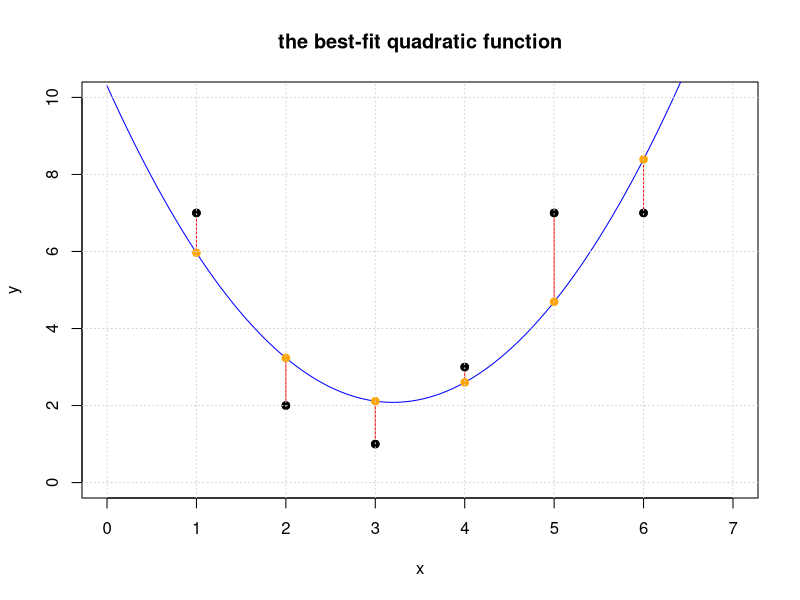
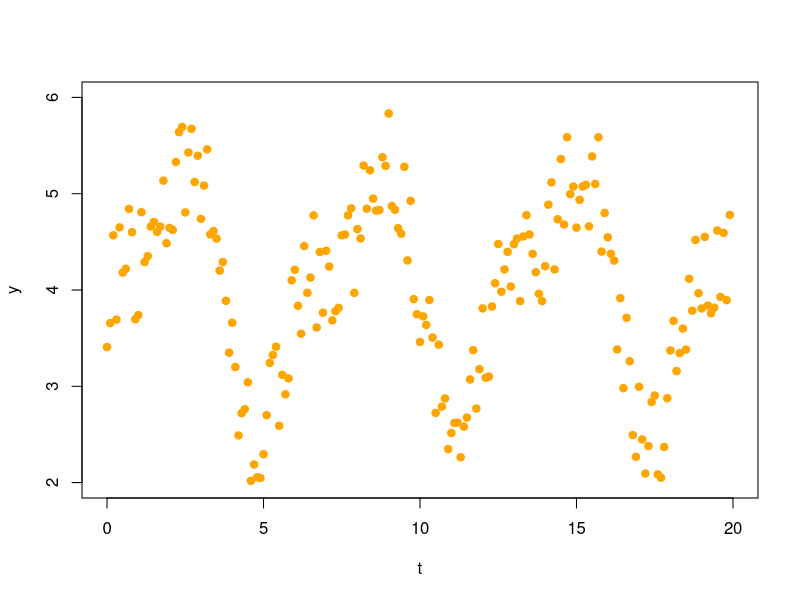
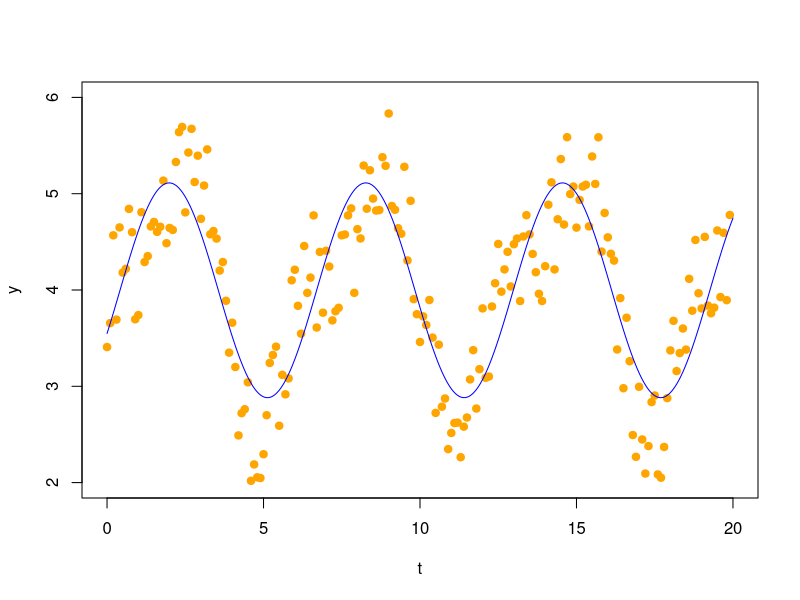
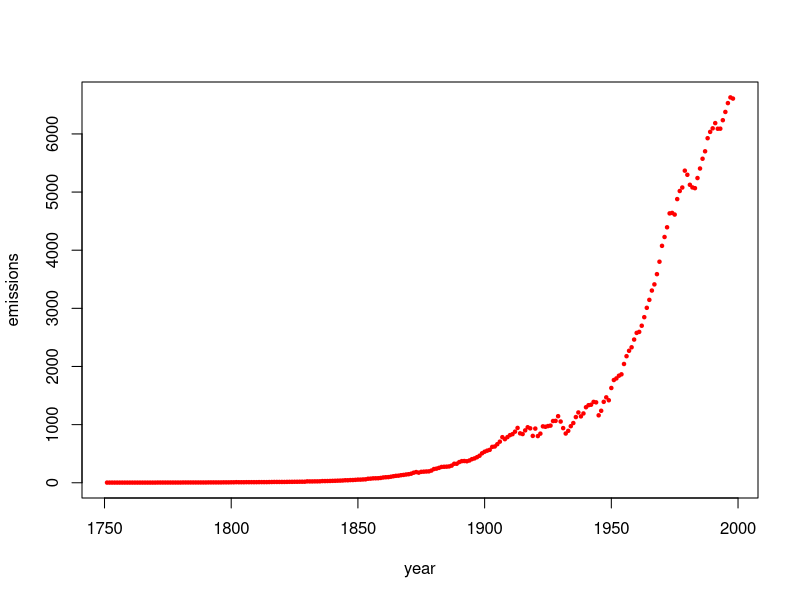
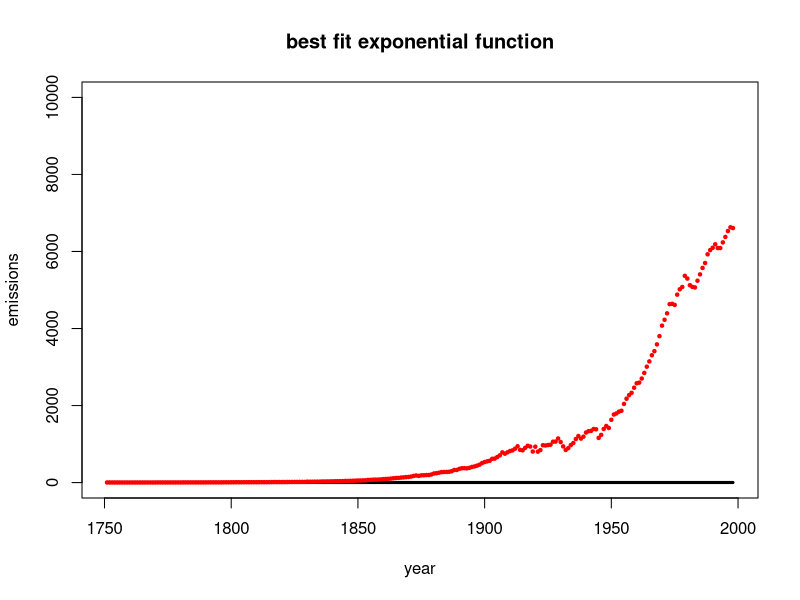

Recreate these plots in R, in order.
## ---- chunk 1
require(pracma)
## ---- chunk 2
(A = cbind(c(1,2,-1,-2),c(1,2,3,4),c(1,0,1,0)))
b = c(9,5,5,8)
## ---- chunk 3
x = c(1,2,3,4,5,6)
y = c(7,2,1,3,7,7)
(A = cbind(x^0,x,x^2))
xhat = solve(t(A)%*%A,t(A)%*%y)
yhat = A %*% xhat
r = y - yhat
t(r) %*% r
## ---- chunk 4
#plot the original set of points
plot(x,y,pch=19,xlim=c(0,7),ylim=c(0,10), main='the best-fit quadratic function')
# generate points for the fitted line and plot it
tt = seq(0,7,len=100)  
lines(tt,xhat[1]+xhat[2]*tt+xhat[3]*tt^2,col='blue')
# add the residuals to the plot
for (i in 1:length(x)) {
  lines(c(x[i],x[i]),c(y[i],yhat[i]), col='red')
}
#add yhat to the plot
points(x,yhat,pch=19,col='orange')
#put the original points back on the plot last so we can see them 
points(x,y,pch=19,col="black")
grid()
## ---- chunk 5
MPG=c(16.9,15.5,19.2,18.5,30,27.5,27.2,30.9,20.3,17,21.6,16.2,20.6,20.8,18.6,18.1,17,17.6,16.5,18.2,26.5,21.9,34.1,35.1,27.4,31.5,29.5,28.4,28.8,26.8,33.5,34.2,31.8,37.3,30.5,22,21.5,31.9)
lbs=c( 3967.6,3689.14,3280.55,3585.4,1961.05,2329.6,2093,2029.3,2575.3,2857.4,2543.45,3103.1,3075.8,2793.7,3294.2,3103.1,3494.4,3389.75,3599.05,3485.3,2352.35,2648.1,1797.25,1742.65,2429.7,1810.9,1942.85,2429.7,2361.45,2457,2325.96,2002,1838.2,1938.3,1992.9,2561.65,2366,1925)
HP= c(155,142,125,150,68,95,97,75,103,125,115,133,105,85,110,120,130,129,138,135,88,109,65,80,80,71,68,90,115,115,90,70,65,69,78,97,110,71)
Cyl=c(8,8,8,8,4,4,4,4,5,6,4,6,6,6,6,6,8,8,8,8,4,6,4,4,4,4,4,4,6,6,4,4,4,4,4,6,4,4)
Car = c("BuickEstateWagon", "FordCountrySquireWagon", "ChevyMalibuWagon", "ChryslerLeBaronWagon", "Chevette", "ToyotaCorona", "Datsun510", "DodgeOmni", "Audi5000", "Volvo240GL", "Saab99GLE", "Peugeot694SL", "BuickCenturySpecial", "MercuryZephyr", "DodgeAspen", "AMCConcordD/L", "ChevyCapriceClassic", "FordLTD", "MercuryGrandMarquis", "DodgeStRegis", "FordMustang4", "FordMustangGhia", "MazdaGLC", "DodgeColt", "AMCSpirit", "VWScirocco", "HondaAccordLX", "BuickSkylark", "ChevyCitation", "OldsOmega", "PontiacPhoenix", "PlymouthHorizon", "Datsun210", "FiatStrada", "VWDasher", "Datsun810", "BMW320i", "VWRabbit")
df = data.frame(cbind(lbs,HP,Cyl,MPG)) #Convert to data frame
rownames(df)=Car
df
## ---- chunk 6
 lm( MPG ~ lbs + HP + Cyl)
## ---- chunk 7
tons =  c(1.98, 1.84, 1.64, 1.79, 0.98, 1.16, 1.05, 1.01, 1.29, 1.43, 1.27, 1.55, 1.54, 1.40, 1.65, 1.55, 1.75, 1.69, 1.80, 1.74, 1.18, 1.32, 0.90, 0.87, 1.21, 0.91,0.97, 1.21, 1.18, 1.23, 1.16, 1.00, 0.92, 0.97, 1.00, 1.28, 1.18, 0.96)
## ---- chunk 8
t = xx = seq(0,19.9,.1)
y = c(3.407646, 3.656257, 4.567893, 3.692689, 4.650019, 4.180795, 4.220037, 4.842083, 4.600134, 3.695645, 3.739377,
4.807793, 4.290227, 4.351877, 4.659800, 4.706735, 4.603592, 4.657165, 5.135868, 4.486025, 4.644551, 4.624029,
5.329163, 5.639380, 5.693772, 4.806000, 5.427808, 5.673742, 5.121300, 5.394885, 4.739374, 5.084819, 5.460250,
4.578189, 4.612040, 4.534047, 4.201825, 4.290607, 3.887900, 3.349325, 3.660084, 3.200437, 2.490044, 2.720811,
2.762054, 3.041436, 2.018788, 2.188567, 2.054767, 2.047622, 2.294727, 2.699933, 3.242642, 3.325224, 3.411680,
2.590417, 3.118911, 2.916444, 3.081886, 4.100586, 4.210242, 3.835767, 3.546563, 4.456711, 3.970233, 4.128838,
4.774915, 3.610540, 4.395443, 3.764436, 4.407476, 4.243399, 3.684473, 3.779193, 3.815080, 4.567609, 4.576654,
4.774486, 4.847797, 3.970489, 4.631950, 4.535347, 5.292626, 4.844237, 5.243421, 4.949116, 4.824773, 4.830172,
5.379016, 5.289537, 5.832770, 4.872205, 4.833122, 4.641696, 4.584196, 5.279393, 4.307142, 4.926093, 3.904820,
3.748701, 3.460324, 3.726250, 3.636625, 3.896051, 3.505842, 2.723539, 3.432293, 2.788161, 2.873195, 2.347629,
2.515592, 2.618861, 2.622653, 2.263514, 2.580999, 2.675959, 3.071311, 3.375476, 2.769042, 3.177973, 3.808895,
3.088136, 3.101224, 3.828743, 4.070292, 4.477982, 3.982855, 4.213733, 4.396489, 4.036487, 4.475438, 4.534266,
3.885322, 4.555555, 4.776902, 4.577201, 4.374555, 4.184732, 3.960706, 3.885492, 4.246883, 4.885794, 5.117945,
4.213779, 4.734693, 5.359801, 4.680284, 5.586846, 4.995826, 5.074366, 4.647961, 4.935794, 5.074724, 5.092661,
4.660553, 5.386633, 5.101599, 5.585815, 4.399249, 4.799980, 4.546865, 4.375893, 4.305302, 3.382458, 3.915698,
2.980115, 3.711861, 3.260457, 2.493755, 2.267661, 2.994923, 2.447978, 2.093928, 2.379100, 2.836308, 2.904491,
2.084674, 2.050629, 2.370026, 2.877150, 3.372492, 3.679573, 3.158224, 3.345067, 3.600110, 3.381230, 4.116003,
3.785123, 4.519719, 3.966509, 3.808330, 4.551462, 3.838009, 3.758539, 3.816730, 4.618030, 3.926753, 4.593788,
3.894390, 4.779126)
plot(t,y,col="orange",xlim=c(0,20),ylim=c(2,6),pch=19)
## ---- chunk 9
A = cbind(t^0, sin(t),cos(t))
A[1:10,]
## ---- chunk 10
(xhat = solve(t(A) %*% A, t(A) %*% y))
## ---- chunk 11
plot(t,y,col="orange",xlim=c(0,20),ylim=c(2,6),pch=19)
tt = seq(0,20,len=1000)
yy = xhat[1] + xhat[2]*sin(tt) + xhat[3]*cos(tt)
points(tt,yy,type='l',col="blue")
## ---- chunk 12
year=c(1751:1998)
emissions = c(3, 3, 3, 3, 3, 3, 3, 3, 3, 3, 3, 3, 3, 3, 3, 3, 3, 3, 3, 3, 4, 4, 4, 4, 4, 4, 4, 4, 4, 4, 5, 5, 5, 5, 5, 5, 5, 5, 5, 5, 6, 6, 6, 6, 6, 6, 7, 7, 7, 8, 8, 10, 9, 9, 9, 10, 10, 10, 10, 10, 11, 11, 11, 11, 12, 13, 14, 14, 14, 14, 14, 15, 16, 16, 17, 17, 18, 18, 18, 24, 23, 23, 24, 24, 25, 29, 29, 30, 31, 33, 34, 36, 37, 39, 43, 43, 46, 47, 50, 54, 54, 57, 59, 69, 71, 76, 77, 78, 83, 91, 95, 97, 104, 112, 119, 122, 130, 135,
142, 147, 156, 173, 184, 174, 188, 191, 194, 196, 210, 236, 243, 256, 272, 275, 277, 281, 295, 327, 327, 356, 372, 374, 370, 383, 406, 419, 440, 465, 507, 534, 552, 566, 617, 624, 663, 707, 784, 750, 785, 819, 836, 879, 943, 850, 838, 901, 955, 936, 806, 932, 803, 845, 970, 963, 975, 983, 1062, 1065, 1145, 1053, 940, 847, 893, 973, 1027, 1130, 1209, 1142, 1192, 1299, 1334, 1342, 1391, 1383, 1160, 1238, 1392, 1469, 1419, 1630, 1767, 1795, 1841, 1865, 2043, 2177, 2270, 2330, 2463, 2578, 2595, 2701, 2848, 3009, 3146, 3306, 3412, 3588, 3802, 4075, 4227, 4394, 4633, 4641, 4613, 4879, 5018, 5078, 5368, 5297, 5125, 5080, 5067, 5241, 5405, 5573, 5701, 5926, 6035, 6096, 6186, 6089, 6090, 6236, 6378, 6530, 6628, 6608)
plot(year,emissions,pch=20,cex=.7,col="red")
## ---- chunk 13
### your code goes here. 
# be sure to define d and k and A
t=year-1750
y=log(emissions)
A=cbind(1)  # this isn't right, yet!
d=1
k=0
#####
# your code above has found b and k
(a = exp(d))
k
## ---- chunk 14
  f=function(y){a * exp(k*(y-1750))}
  plot(year,f(year),type="l",lwd=3,ylim=c(0,10000),ylab="emissions", main="best fit exponential function")
  points(year,emissions,pch=20,cex=.7,col="red")
